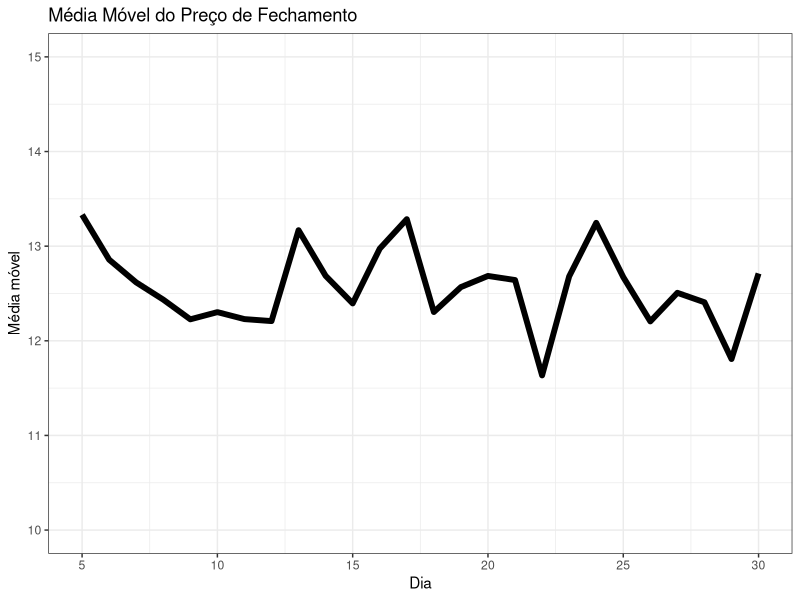

Generate this figure with R:
## ---- chunk 1
# Definindo a semente para garantir reprodutibilidade
set.seed(42)

# Gerando um número aleatório entre -10 e 10
numero <- sample(-10:10, 1)

if (numero > 0) {
  print("O número é positivo.")
} else {
  print("O número é negativo ou zero.")
}
## ---- chunk 2
# Determina a classificação da empresa com base na receita anual
receita_anual <- 1500000

if (receita_anual >= 2000000) {
  print("Empresa de Grande Porte")
} else if (receita_anual >= 1000000) {
  print("Empresa de Médio Porte")
} else if (receita_anual >= 500000) {
  print("Empresa de Pequeno Porte")
} else {
  print("Microempresa")
}
## ---- chunk 3
# Exemplo de loop for para iterar sobre índices
for (i in 1:5) {
  print(i)
}
## ---- chunk 4
# Exemplo de loop for para iterar sobre elementos de um vetor
clientes <- c("João", "Maria", "José", "Ana")
for (nome in clientes) {
  print(nome)
}

## ---- chunk 5
set.seed(42)
pib_paises <- runif(10, min = 25000000, max = 40000000)
populacao_paises <- runif(10, min = 1000000, max = 15000000)

pib_per_capita <- numeric(length = 10)

# Loop for para calcular o PIB per capita para cada pais
for (i in 1:10) {
  # Calculando o PIB per capita
  pib_per_capita[i] <- pib_paises[i] / populacao_paises[i]
}
print(round(pib_per_capita, 3))
## ---- chunk 6
set.seed(42)
preco_acao <- runif(30, min = 9, max = 15)
## ---- chunk 7
media_movel <- numeric(length = 26)  # Vetor para armazenar a média móvel

for (i in 5:30) {
  media_movel[i - 4] <- mean(preco_acao[(i - 4):i])
}
## ---- chunk 8
print(media_movel)
## ---- chunk 9
ggplot2::ggplot(tidyr::tibble(t=5:30, mm=media_movel), ggplot2::aes(t, mm)) +
  ggplot2::geom_line(linewidth=2) +
  ggplot2::scale_x_continuous(breaks=seq(5,30,5))+
  ggplot2::labs(x="Dia", y="Média móvel", title="Média Móvel do Preço de Fechamento")+
  ggplot2::ylim(10,15)+
  ggplot2::theme_bw()
## ---- chunk 10
acoes <- c( "Aprender a programar em R",
        "Aprender a programar em R",
        "Fazer um café",
        "Descansar")

set.seed(42)
acao <- sample(acoes, 1)
print(acao)
## ---- chunk 11
while(acao != "Descansar") {
  acao <- sample(acoes, 1)
  print(acao)
}
## ---- chunk 12
set.seed(42)  # Define uma semente para a replicabilidade dos resultados

# População inicial
populacao <- 1000

# Taxa de crescimento anual da população (em decimal)
taxa_crescimento <- 0.02

# População limite desejada
limite_populacional <- 2000

# Inicializando o contador de anos
anos <- 0

# Simulando o crescimento populacional até atingir o limite
while (populacao < limite_populacional) {
  # Calculando o número de novos indivíduos neste ano
  novos_individuos <- populacao * taxa_crescimento
  
  # Incrementando a população com os novos indivíduos
  populacao <- populacao + novos_individuos
  
  # Incrementando o contador de anos
  anos <- anos + 1
}

# Imprimindo o número de anos necessários para atingir o limite populacional
print(paste("Foram necessários", anos, "anos para atingir uma população de", populacao))

## ---- chunk 13
set.seed(42)
lancamentos <- rbinom(100, 1, 0.5)
